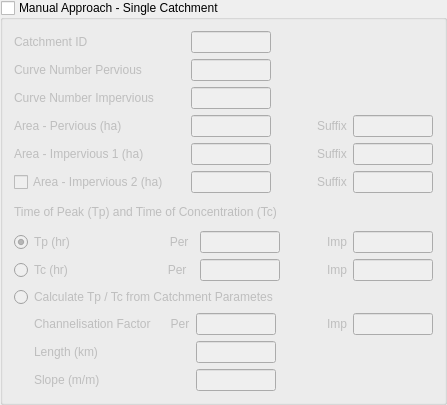
         <widget class="QgsCollapsibleGroupBox" name="gbManualApproach">
          <property name="title">
           <string>Manual Approach - Single Catchment</string>
          </property>
          <property name="checkable">
           <bool>true</bool>
          </property>
          <property name="checked">
           <bool>false</bool>
          </property>
          <property name="collapsed">
           <bool>true</bool>
          </property>
          <property name="saveCollapsedState">
           <bool>false</bool>
          </property>
          <property name="saveCheckedState">
           <bool>false</bool>
          </property>
          <layout class="QVBoxLayout" name="verticalLayout_3">
           <item>
            <layout class="QGridLayout" name="gridLayout_5">
             <property name="bottomMargin">
              <number>6</number>
             </property>
             <item row="4" column="5">
              <widget class="QLineEdit" name="leAreaImp1Suf">
               <property name="sizePolicy">
                <sizepolicy hsizetype="Fixed" vsizetype="Fixed">
                 <horstretch>0</horstretch>
                 <verstretch>0</verstretch>
                </sizepolicy>
               </property>
               <property name="maximumSize">
                <size>
                 <width>80</width>
                 <height>16777215</height>
                </size>
               </property>
               <property name="text">
                <string/>
               </property>
              </widget>
             </item>
             <item row="5" column="0">
              <widget class="QCheckBox" name="cbAreaImp2">
               <property name="text">
                <string>Area - Impervious 2 (ha)</string>
               </property>
               <property name="checked">
                <bool>false</bool>
               </property>
              </widget>
             </item>
             <item row="0" column="2">
              <widget class="QLineEdit" name="leCatchId">
               <property name="sizePolicy">
                <sizepolicy hsizetype="Fixed" vsizetype="Fixed">
                 <horstretch>0</horstretch>
                 <verstretch>0</verstretch>
                </sizepolicy>
               </property>
               <property name="maximumSize">
                <size>
                 <width>80</width>
                 <height>16777215</height>
                </size>
               </property>
               <property name="text">
                <string/>
               </property>
              </widget>
             </item>
             <item row="3" column="5">
              <widget class="QLineEdit" name="leAreaPerSuf">
               <property name="sizePolicy">
                <sizepolicy hsizetype="Fixed" vsizetype="Fixed">
                 <horstretch>0</horstretch>
                 <verstretch>0</verstretch>
                </sizepolicy>
               </property>
               <property name="maximumSize">
                <size>
                 <width>80</width>
                 <height>16777215</height>
                </size>
               </property>
               <property name="text">
                <string/>
               </property>
              </widget>
             </item>
             <item row="3" column="3">
              <spacer name="horizontalSpacer_3">
               <property name="orientation">
                <enum>Qt::Horizontal</enum>
               </property>
               <property name="sizeHint" stdset="0">
                <size>
                 <width>40</width>
                 <height>20</height>
                </size>
               </property>
              </spacer>
             </item>
             <item row="1" column="0">
              <widget class="QLabel" name="label_16">
               <property name="text">
                <string>Curve Number Pervious</string>
               </property>
              </widget>
             </item>
             <item row="5" column="4">
              <widget class="QLabel" name="label_19">
               <property name="text">
                <string>Suffix</string>
               </property>
              </widget>
             </item>
             <item row="1" column="2">
              <widget class="QLineEdit" name="leCnPer">
               <property name="sizePolicy">
                <sizepolicy hsizetype="Fixed" vsizetype="Fixed">
                 <horstretch>0</horstretch>
                 <verstretch>0</verstretch>
                </sizepolicy>
               </property>
               <property name="maximumSize">
                <size>
                 <width>80</width>
                 <height>16777215</height>
                </size>
               </property>
               <property name="text">
                <string/>
               </property>
              </widget>
             </item>
             <item row="3" column="0">
              <widget class="QLabel" name="label_12">
               <property name="sizePolicy">
                <sizepolicy hsizetype="Fixed" vsizetype="Fixed">
                 <horstretch>0</horstretch>
                 <verstretch>0</verstretch>
                </sizepolicy>
               </property>
               <property name="maximumSize">
                <size>
                 <width>130</width>
                 <height>16777215</height>
                </size>
               </property>
               <property name="text">
                <string>&lt;html&gt;&lt;head/&gt;&lt;body&gt;&lt;p&gt;Area - Pervious (ha)&lt;/p&gt;&lt;/body&gt;&lt;/html&gt;</string>
               </property>
              </widget>
             </item>
             <item row="5" column="5">
              <widget class="QLineEdit" name="leAreaImp2Suf">
               <property name="sizePolicy">
                <sizepolicy hsizetype="Fixed" vsizetype="Fixed">
                 <horstretch>0</horstretch>
                 <verstretch>0</verstretch>
                </sizepolicy>
               </property>
               <property name="maximumSize">
                <size>
                 <width>80</width>
                 <height>16777215</height>
                </size>
               </property>
               <property name="text">
                <string/>
               </property>
              </widget>
             </item>
             <item row="0" column="1">
              <spacer name="horizontalSpacer_8">
               <property name="orientation">
                <enum>Qt::Horizontal</enum>
               </property>
               <property name="sizeType">
                <enum>QSizePolicy::Fixed</enum>
               </property>
               <property name="sizeHint" stdset="0">
                <size>
                 <width>16</width>
                 <height>20</height>
                </size>
               </property>
              </spacer>
             </item>
             <item row="0" column="0">
              <widget class="QLabel" name="label_10">
               <property name="sizePolicy">
                <sizepolicy hsizetype="Fixed" vsizetype="Preferred">
                 <horstretch>0</horstretch>
                 <verstretch>0</verstretch>
                </sizepolicy>
               </property>
               <property name="minimumSize">
                <size>
                 <width>145</width>
                 <height>0</height>
                </size>
               </property>
               <property name="maximumSize">
                <size>
                 <width>16777215</width>
                 <height>16777215</height>
                </size>
               </property>
               <property name="text">
                <string>Catchment ID</string>
               </property>
              </widget>
             </item>
             <item row="4" column="2">
              <widget class="QLineEdit" name="leAreaImp1">
               <property name="sizePolicy">
                <sizepolicy hsizetype="Fixed" vsizetype="Fixed">
                 <horstretch>0</horstretch>
                 <verstretch>0</verstretch>
                </sizepolicy>
               </property>
               <property name="maximumSize">
                <size>
                 <width>80</width>
                 <height>16777215</height>
                </size>
               </property>
               <property name="text">
                <string/>
               </property>
              </widget>
             </item>
             <item row="3" column="2">
              <widget class="QLineEdit" name="leAreaPer">
               <property name="sizePolicy">
                <sizepolicy hsizetype="Fixed" vsizetype="Fixed">
                 <horstretch>0</horstretch>
                 <verstretch>0</verstretch>
                </sizepolicy>
               </property>
               <property name="maximumSize">
                <size>
                 <width>80</width>
                 <height>16777215</height>
                </size>
               </property>
               <property name="text">
                <string/>
               </property>
              </widget>
             </item>
             <item row="3" column="4">
              <widget class="QLabel" name="label_17">
               <property name="text">
                <string>Suffix</string>
               </property>
              </widget>
             </item>
             <item row="4" column="4">
              <widget class="QLabel" name="label_18">
               <property name="text">
                <string>Suffix</string>
               </property>
              </widget>
             </item>
             <item row="5" column="2">
              <widget class="QLineEdit" name="leAreaImp2">
               <property name="sizePolicy">
                <sizepolicy hsizetype="Fixed" vsizetype="Fixed">
                 <horstretch>0</horstretch>
                 <verstretch>0</verstretch>
                </sizepolicy>
               </property>
               <property name="maximumSize">
                <size>
                 <width>80</width>
                 <height>16777215</height>
                </size>
               </property>
               <property name="text">
                <string/>
               </property>
              </widget>
             </item>
             <item row="4" column="0">
              <widget class="QLabel" name="label_6">
               <property name="text">
                <string>Area - Impervious 1 (ha)</string>
               </property>
              </widget>
             </item>
             <item row="2" column="0">
              <widget class="QLabel" name="label_35">
               <property name="text">
                <string>Curve Number Impervious</string>
               </property>
              </widget>
             </item>
             <item row="2" column="2">
              <widget class="QLineEdit" name="leCnImp">
               <property name="maximumSize">
                <size>
                 <width>80</width>
                 <height>16777215</height>
                </size>
               </property>
               <property name="text">
                <string/>
               </property>
              </widget>
             </item>
            </layout>
           </item>
           <item>
            <widget class="QLabel" name="label_22">
             <property name="text">
              <string>Time of Peak (Tp) and Time of Concentration (Tc)</string>
             </property>
            </widget>
           </item>
           <item>
            <layout class="QGridLayout" name="gridLayout_7">
             <property name="topMargin">
              <number>6</number>
             </property>
             <item row="1" column="4">
              <widget class="QLineEdit" name="leTcImp">
               <property name="sizePolicy">
                <sizepolicy hsizetype="Fixed" vsizetype="Fixed">
                 <horstretch>0</horstretch>
                 <verstretch>0</verstretch>
                </sizepolicy>
               </property>
               <property name="maximumSize">
                <size>
                 <width>80</width>
                 <height>16777215</height>
                </size>
               </property>
               <property name="text">
                <string/>
               </property>
              </widget>
             </item>
             <item row="0" column="3">
              <widget class="QLabel" name="label_4">
               <property name="text">
                <string>Imp</string>
               </property>
              </widget>
             </item>
             <item row="0" column="0">
              <widget class="QRadioButton" name="rbTpManual">
               <property name="sizePolicy">
                <sizepolicy hsizetype="Fixed" vsizetype="Fixed">
                 <horstretch>0</horstretch>
                 <verstretch>0</verstretch>
                </sizepolicy>
               </property>
               <property name="minimumSize">
                <size>
                 <width>160</width>
                 <height>0</height>
                </size>
               </property>
               <property name="maximumSize">
                <size>
                 <width>16777215</width>
                 <height>16777215</height>
                </size>
               </property>
               <property name="text">
                <string>Tp (hr)                              Per</string>
               </property>
               <property name="checked">
                <bool>true</bool>
               </property>
              </widget>
             </item>
             <item row="1" column="0">
              <widget class="QRadioButton" name="rbTcManual">
               <property name="minimumSize">
                <size>
                 <width>160</width>
                 <height>0</height>
                </size>
               </property>
               <property name="text">
                <string>Tc (hr)                              Per</string>
               </property>
              </widget>
             </item>
             <item row="1" column="1">
              <widget class="QLineEdit" name="leTcPer">
               <property name="sizePolicy">
                <sizepolicy hsizetype="Fixed" vsizetype="Fixed">
                 <horstretch>0</horstretch>
                 <verstretch>0</verstretch>
                </sizepolicy>
               </property>
               <property name="maximumSize">
                <size>
                 <width>80</width>
                 <height>16777215</height>
                </size>
               </property>
               <property name="text">
                <string/>
               </property>
              </widget>
             </item>
             <item row="1" column="3">
              <widget class="QLabel" name="label_33">
               <property name="text">
                <string>Imp</string>
               </property>
              </widget>
             </item>
             <item row="0" column="4">
              <widget class="QLineEdit" name="leTpImp">
               <property name="sizePolicy">
                <sizepolicy hsizetype="Fixed" vsizetype="Fixed">
                 <horstretch>0</horstretch>
                 <verstretch>0</verstretch>
                </sizepolicy>
               </property>
               <property name="maximumSize">
                <size>
                 <width>80</width>
                 <height>16777215</height>
                </size>
               </property>
               <property name="text">
                <string/>
               </property>
              </widget>
             </item>
             <item row="0" column="1">
              <widget class="QLineEdit" name="leTpPer">
               <property name="sizePolicy">
                <sizepolicy hsizetype="Fixed" vsizetype="Fixed">
                 <horstretch>0</horstretch>
                 <verstretch>0</verstretch>
                </sizepolicy>
               </property>
               <property name="maximumSize">
                <size>
                 <width>80</width>
                 <height>16777215</height>
                </size>
               </property>
               <property name="text">
                <string/>
               </property>
              </widget>
             </item>
             <item row="1" column="2">
              <spacer name="horizontalSpacer_2">
               <property name="orientation">
                <enum>Qt::Horizontal</enum>
               </property>
               <property name="sizeHint" stdset="0">
                <size>
                 <width>40</width>
                 <height>20</height>
                </size>
               </property>
              </spacer>
             </item>
            </layout>
           </item>
           <item>
            <layout class="QHBoxLayout" name="horizontalLayout_3">
             <item>
              <widget class="QRadioButton" name="rbTpTcCalcsManual">
               <property name="text">
                <string>Calculate Tp / Tc from Catchment Parametes</string>
               </property>
              </widget>
             </item>
            </layout>
           </item>
           <item>
            <layout class="QGridLayout" name="gridLayout_4">
             <item row="0" column="0">
              <spacer name="horizontalSpacer_7">
               <property name="orientation">
                <enum>Qt::Horizontal</enum>
               </property>
               <property name="sizeType">
                <enum>QSizePolicy::Fixed</enum>
               </property>
               <property name="sizeHint" stdset="0">
                <size>
                 <width>20</width>
                 <height>20</height>
                </size>
               </property>
              </spacer>
             </item>
             <item row="0" column="5">
              <widget class="QLineEdit" name="leCImp">
               <property name="sizePolicy">
                <sizepolicy hsizetype="Fixed" vsizetype="Fixed">
                 <horstretch>0</horstretch>
                 <verstretch>0</verstretch>
                </sizepolicy>
               </property>
               <property name="maximumSize">
                <size>
                 <width>80</width>
                 <height>16777215</height>
                </size>
               </property>
               <property name="text">
                <string/>
               </property>
              </widget>
             </item>
             <item row="1" column="1">
              <widget class="QLabel" name="label_2">
               <property name="text">
                <string>Length (km)</string>
               </property>
              </widget>
             </item>
             <item row="0" column="1">
              <widget class="QLabel" name="label_20">
               <property name="sizePolicy">
                <sizepolicy hsizetype="Fixed" vsizetype="Fixed">
                 <horstretch>0</horstretch>
                 <verstretch>0</verstretch>
                </sizepolicy>
               </property>
               <property name="minimumSize">
                <size>
                 <width>140</width>
                 <height>0</height>
                </size>
               </property>
               <property name="text">
                <string>Channelisation Factor      Per</string>
               </property>
              </widget>
             </item>
             <item row="1" column="2">
              <widget class="QLineEdit" name="leLength">
               <property name="sizePolicy">
                <sizepolicy hsizetype="Fixed" vsizetype="Fixed">
                 <horstretch>0</horstretch>
                 <verstretch>0</verstretch>
                </sizepolicy>
               </property>
               <property name="maximumSize">
                <size>
                 <width>80</width>
                 <height>16777215</height>
                </size>
               </property>
               <property name="text">
                <string/>
               </property>
              </widget>
             </item>
             <item row="0" column="2">
              <widget class="QLineEdit" name="leCPer">
               <property name="sizePolicy">
                <sizepolicy hsizetype="Fixed" vsizetype="Fixed">
                 <horstretch>0</horstretch>
                 <verstretch>0</verstretch>
                </sizepolicy>
               </property>
               <property name="maximumSize">
                <size>
                 <width>80</width>
                 <height>16777215</height>
                </size>
               </property>
               <property name="text">
                <string/>
               </property>
              </widget>
             </item>
             <item row="0" column="4">
              <widget class="QLabel" name="label_36">
               <property name="text">
                <string>Imp</string>
               </property>
              </widget>
             </item>
             <item row="2" column="2">
              <widget class="QLineEdit" name="leSlope">
               <property name="sizePolicy">
                <sizepolicy hsizetype="Fixed" vsizetype="Fixed">
                 <horstretch>0</horstretch>
                 <verstretch>0</verstretch>
                </sizepolicy>
               </property>
               <property name="maximumSize">
                <size>
                 <width>80</width>
                 <height>16777215</height>
                </size>
               </property>
               <property name="text">
                <string/>
               </property>
              </widget>
             </item>
             <item row="2" column="1">
              <widget class="QLabel" name="label_3">
               <property name="text">
                <string>Slope (m/m)</string>
               </property>
              </widget>
             </item>
             <item row="0" column="3">
              <spacer name="horizontalSpacer_6">
               <property name="orientation">
                <enum>Qt::Horizontal</enum>
               </property>
               <property name="sizeHint" stdset="0">
                <size>
                 <width>40</width>
                 <height>20</height>
                </size>
               </property>
              </spacer>
             </item>
            </layout>
           </item>
          </layout>
         </widget>
